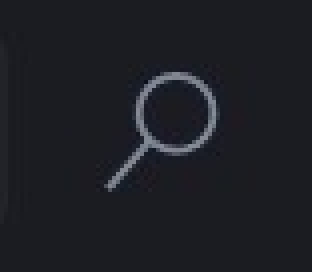
#> input picture backend/backend/uploads/target_20251011_105615.png, 78 x 68 px (shown 4 times larger); its folder holds only this picture in this run
$ python -i image_matcher.py   (imports and definitions only)
#> lines starting #> are read from the running program, lines starting #| are printed output that depends on the picture
#> further down, picture is the input picture: shape (68, 78, 3); mean B, G, R 36.5, 30.8, 29.6
"""
改进的图像匹配模块 - 支持多显示器、多算法、多尺度
"""
import cv2
import numpy as np
from datetime import datetime
import os


def enhance_image(img):
    """增强图像对比度"""
    try:
        lab = cv2.cvtColor(img, cv2.COLOR_BGR2LAB)
#> lab: shape (68, 78, 3); mean of channels 0, 1, 2 30, 128.4, 123.7
        l, a, b = cv2.split(lab)
        clahe = cv2.createCLAHE(clipLimit=2.0, tileGridSize=(8,8))
        l = clahe.apply(l)
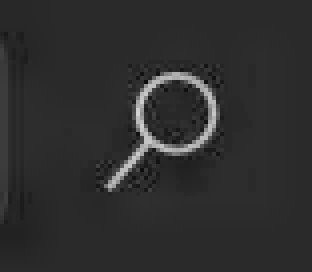
#> l: shape (68, 78) (shown 4 times larger); min 11, max 212, mean 46.2
        enhanced = cv2.merge([l, a, b])
#> enhanced: shape (68, 78, 3); mean of channels 0, 1, 2 46.2, 128.4, 123.7
        return cv2.cvtColor(enhanced, cv2.COLOR_LAB2BGR)
    except:
        return img


# [228 lines left out: functions match_template_multi_method, match_template_multi_scale, find_image_on_screen_multi_monitor, not called in this run]

>>> import cv2
>>> picture = cv2.imread('backend/uploads/target_20251011_105615.png')
>>> result = enhance_image(picture)
